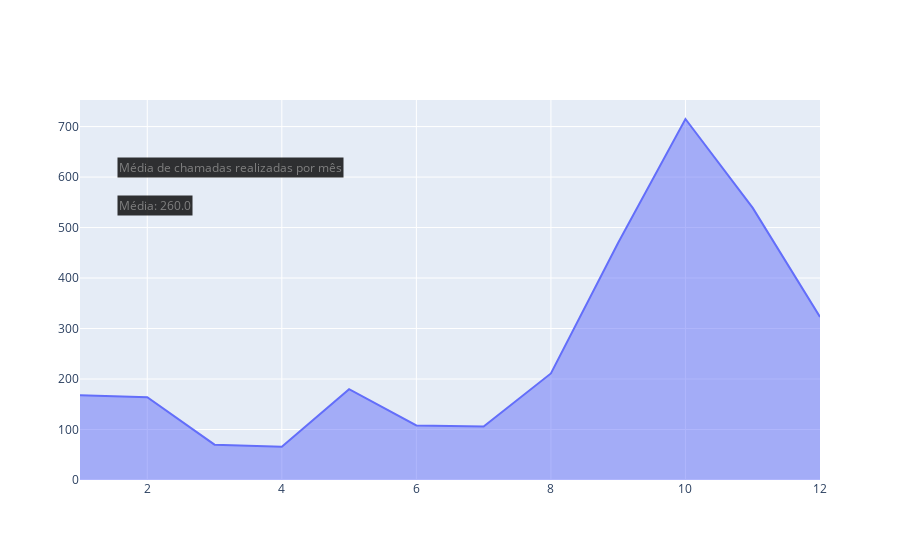

Here is the notebook cell this chart was saved with:
### Code cell
base4 = base.groupby('Mês')['Chamadas Realizadas'].sum().reset_index()

fig3 = go.Figure(go.Scatter(x=base4['Mês'], y=base4['Chamadas Realizadas'], mode='lines', fill='tonexty'))

fig3.add_annotation(text='Média de chamadas realizadas por mês',
                    xref='paper', yref='paper',
                    font=dict(size=12, color='gray'),
                    align='center', bgcolor='rgba(0, 0, 0, 0.8)',
                    x=0.05, y=0.85, showarrow=False)
fig3.add_annotation(text=f"Média: {round(base4['Chamadas Realizadas'].mean(), 2)}",
                    xref='paper', yref='paper',
                    font=dict(size=12, color='gray'),
                    align='center', bgcolor='rgba(0, 0, 0, 0.8)',
                    x=0.05, y=0.75, showarrow=False)

fig3.show()

### Figure 1 — Plotly figure (JSON) as saved in the notebook; plotly's stock layout.template omitted (floating-point values rounded to 4 significant figures)
{"data": [{"fill": "tonexty", "mode": "lines", "type": "scatter", "x": [1, 2, 3, 4, 5, 6, 7, 8, 9, 10, 11, 12], "y": [168, 164, 70, 66, 180, 108, 106, 211, 470, 715, 539, 323]}], "layout": {"annotations": [{"align": "center", "bgcolor": "rgba(0, 0, 0, 0.8)", "font": {"color": "gray", "size": 12}, "showarrow": false, "text": "Média de chamadas realizadas por mês", "x": 0.05, "xref": "paper", "y": 0.85, "yref": "paper"}, {"align": "center", "bgcolor": "rgba(0, 0, 0, 0.8)", "font": {"color": "gray", "size": 12}, "showarrow": false, "text": "Média: 260.0", "x": 0.05, "xref": "paper", "y": 0.75, "yref": "paper"}]}}
